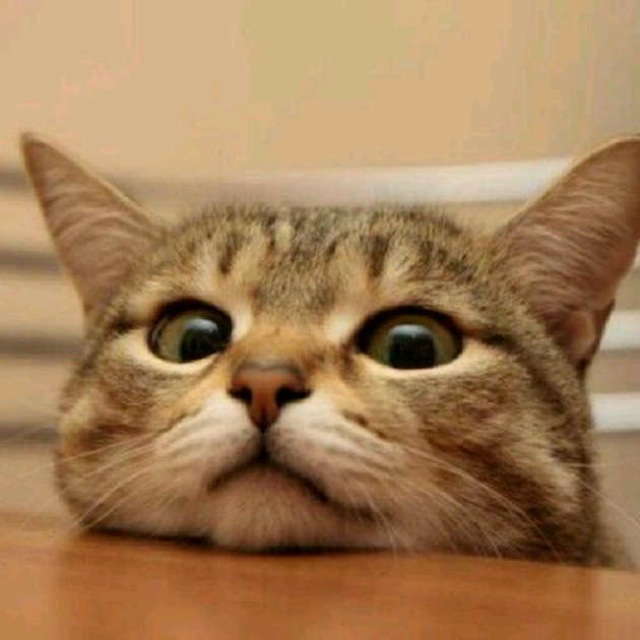
#> input picture images/sample3.jpg, 640 x 640 px
$ jupyter execute ikiti.ipynb
#> lines starting #> are read from the running program, lines starting #| are printed output that depends on the picture; after the words box and inside, x2 and y2 are one past the last pixel; in counts of white or black regions, pixels touching at a corner belong together
[cell 1]
import cv2
import numpy as np
from matplotlib import pyplot as plt

### 単純な閾値処理
http://lang.sist.chukyo-u.ac.jp/classes/OpenCV/py_tutorials/py_imgproc/py_thresholding/py_thresholding.html#thresholding

[cell 2]
img = cv2.imread("../images/sample3.jpg")
#> img is the input picture: shape (640, 640, 3); mean B, G, R 86.2, 125.6, 163

[cell 3]
# 127がthreshhold
# threshholdの値は、255に近くなるほど黒く、0に近いほど白くなる
ret,thresh1 = cv2.threshold(img,200,255,cv2.THRESH_BINARY)
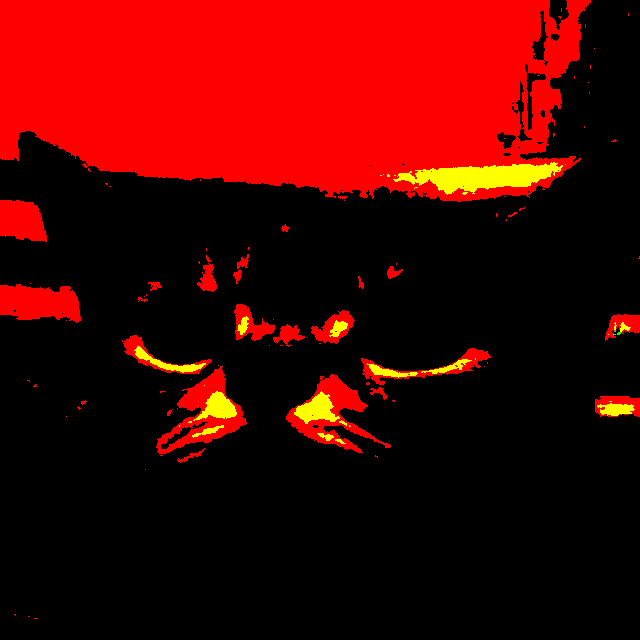
#> thresh1: shape (640, 640, 3); mean B, G, R 0, 4, 73.5
ret,thresh2 = cv2.threshold(img,127,255,cv2.THRESH_BINARY_INV)
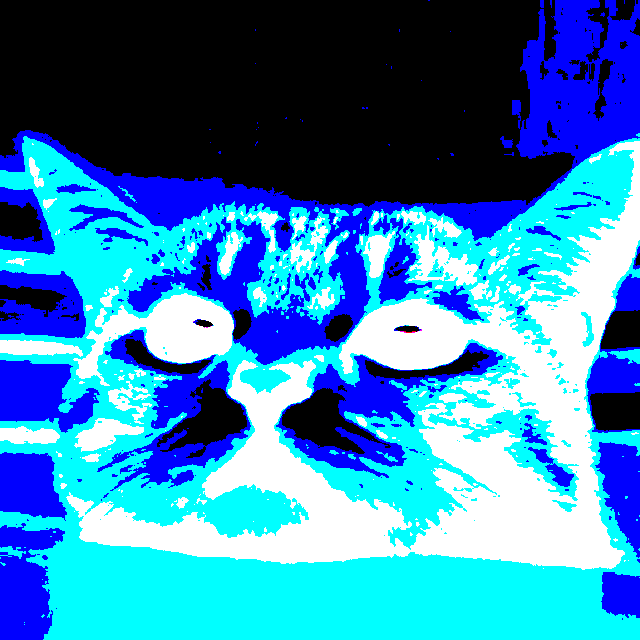
#> thresh2: shape (640, 640, 3); mean B, G, R 182.5, 131.3, 51.5
ret,thresh3 = cv2.threshold(img,127,255,cv2.THRESH_TRUNC)
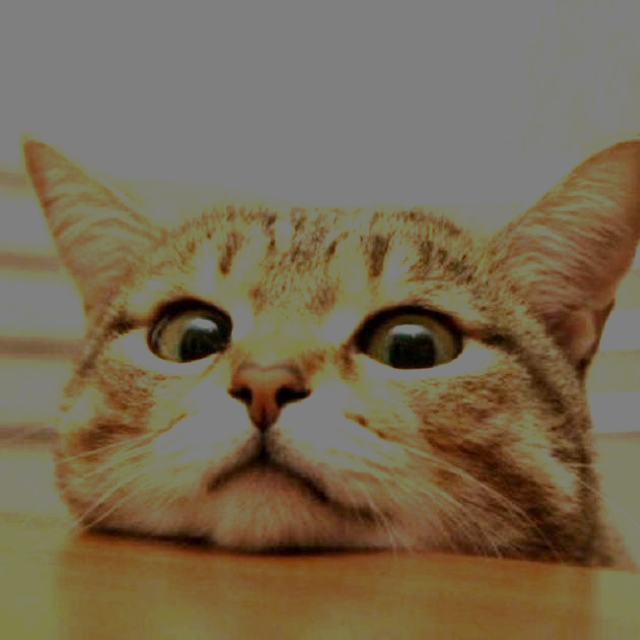
#> thresh3: shape (640, 640, 3); mean B, G, R 82.5, 105.9, 119.8
ret,thresh4 = cv2.threshold(img,127,255,cv2.THRESH_TOZERO)
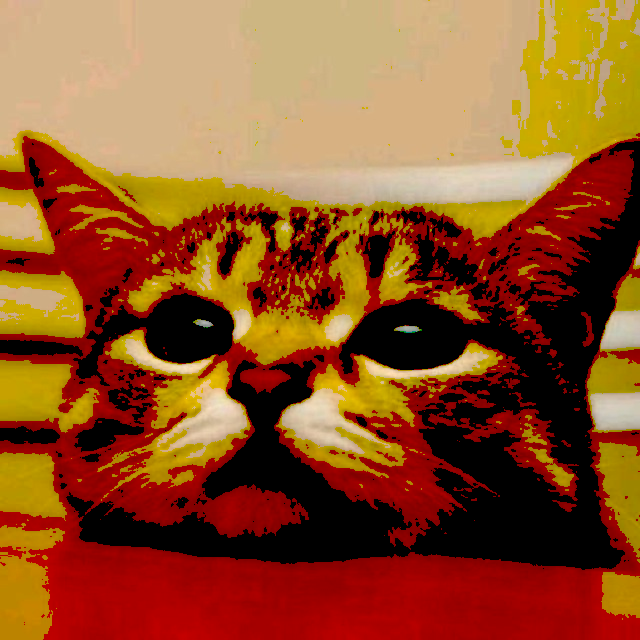
#> thresh4: shape (640, 640, 3); mean B, G, R 39.7, 81.4, 144.6
ret,thresh5 = cv2.threshold(img,127,255,cv2.THRESH_TOZERO_INV)
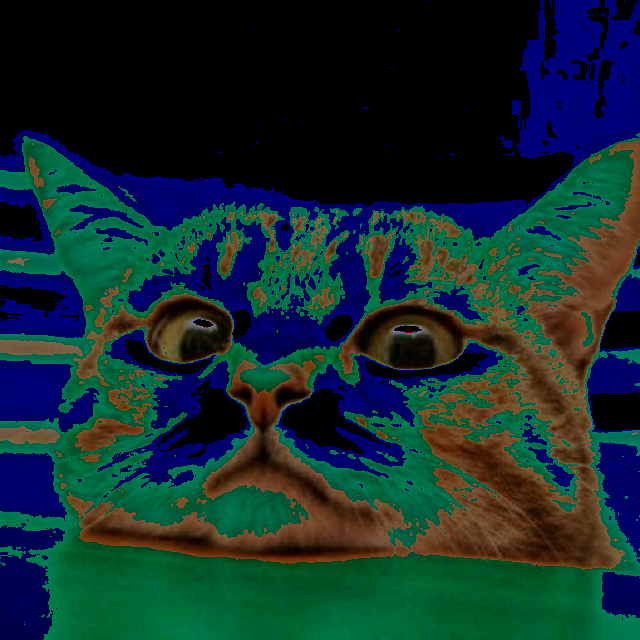
#> thresh5: shape (640, 640, 3); mean B, G, R 46.4, 44.3, 18.5

titles = ['Original Image','BINARY','BINARY_INV','TRUNC','TOZERO','TOZERO_INV']
images = [img, thresh1, thresh2, thresh3, thresh4, thresh5]

for i in range(6):
    plt.subplot(2,3,i+1),plt.imshow(images[i],'gray')
    plt.title(titles[i])
    plt.xticks([]),plt.yticks([])

plt.show()
#> figure, not shown here; B, G, R data is drawn as R, G, B

### 適応的閾値処理
https://algorithm.joho.info/programming/python/opencv-adaptive-thresholding-py/

[cell 4]
img = cv2.imread("../images/sample3.jpg")

# グレースケール変換
gray = cv2.cvtColor(img, cv2.COLOR_RGB2GRAY)
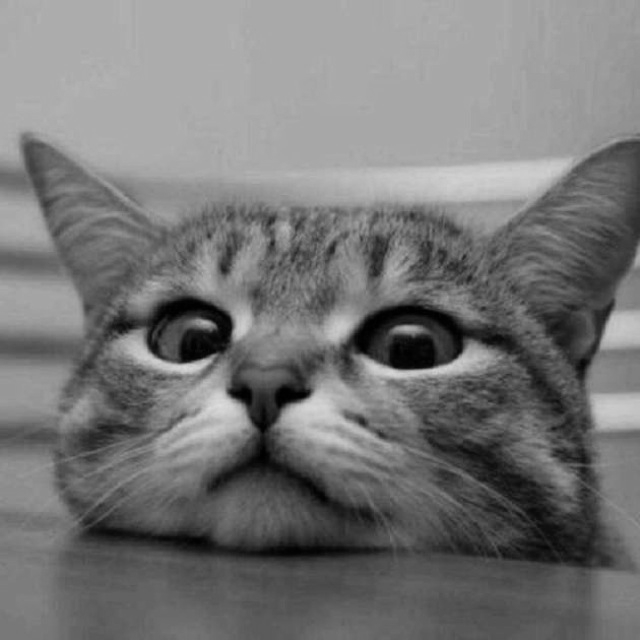
#> gray: shape (640, 640); min 0, max 222, mean 118.1

# 方法2
dst2 = cv2.adaptiveThreshold(gray, 255, cv2.ADAPTIVE_THRESH_MEAN_C, cv2.THRESH_BINARY, 11, 2)
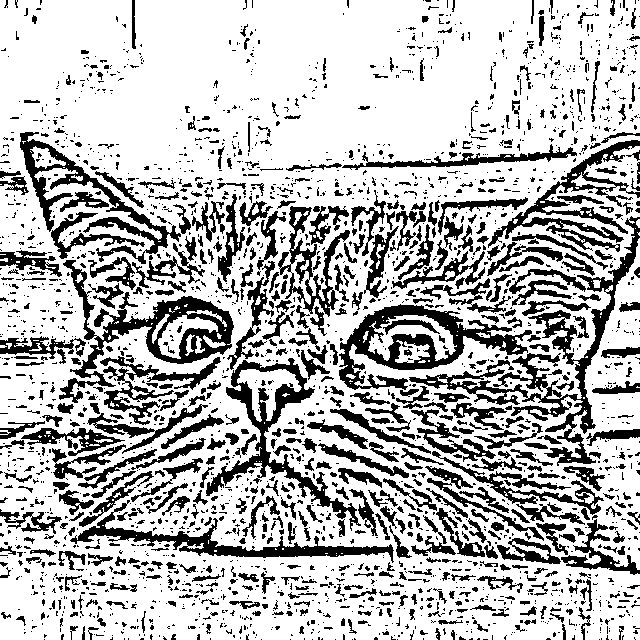
#> dst2: shape (640, 640); 73.1% white; 2519 black regions (1906 under 20 px), largest, box (x1, y1, x2, y2) and area: (409, 216, 640, 466) 6672, (339, 304, 532, 390) 5186, (59, 260, 234, 403) 5175

# 結果を出力
plt.imshow(dst2)

### 大津の閾値処理
https://algorithm.joho.info/programming/python/opencv-otsu-thresholding-py/

[cell 5]
img = cv2.imread('../images/sample4.jpg')
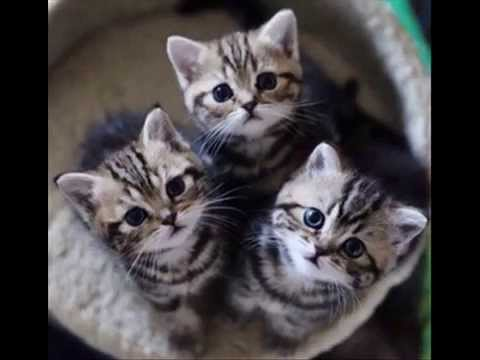
#> input picture images/sample4.jpg, 480 x 360 px
#> img is the input picture: shape (360, 480, 3); mean B, G, R 69.2, 67, 70.9

[cell 6]
gray = cv2.cvtColor(img, cv2.COLOR_RGB2GRAY)
#> gray: shape (360, 480)

ret, th2 = cv2.threshold(gray, 0, 255, cv2.THRESH_OTSU)
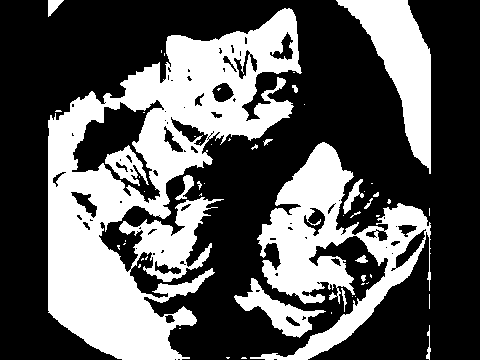
#> th2: shape (360, 480); 35.8% white; 56 white regions (38 under 20 px), largest, box (x1, y1, x2, y2) and area: (48, 8, 302, 360) 37993, (250, 142, 431, 360) 13831, (336, 0, 431, 174) 6493
#> ret = 83
# cv2.imwrite("th2.jpg", th2)
plt.imshow(th2)
